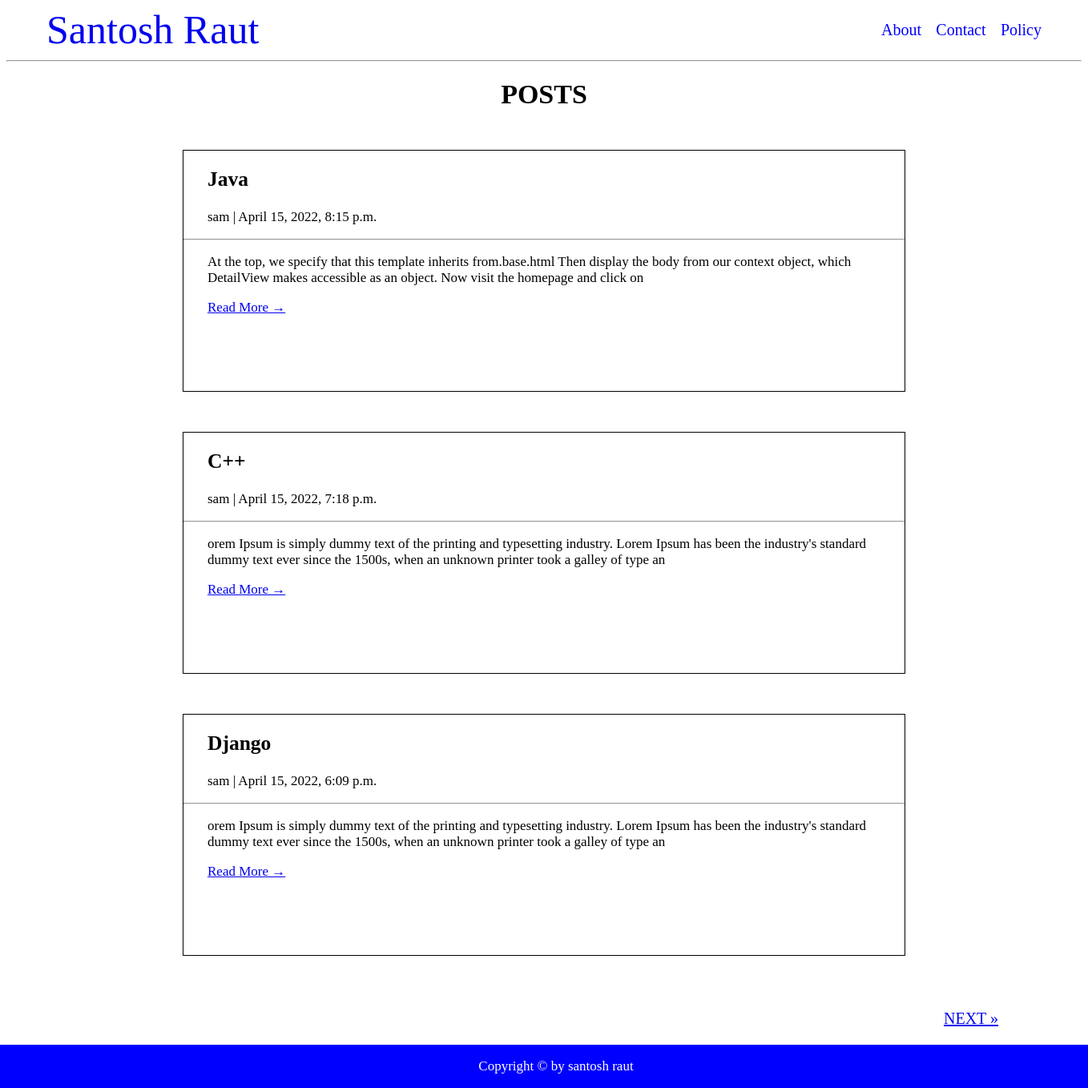
The page / on the database its author committed.
### blog/models.py (models this page shows, shortened)
class Post(models.Model):
    title = models.CharField(max_length=200, unique=True)
    slug = models.SlugField(max_length=200, unique=True)
    author = models.ForeignKey(User, on_delete=models.CASCADE, related_name='blog_posts')
    created_on = models.DateTimeField(auto_now_add=True)
    updated_on = models.DateTimeField(auto_now=True)
    status = models.IntegerField(choices=STATUS, default=0)
    content = models.TextField()
    class Meta:
        ordering = ['-created_on']

### blog/views.py (the view)
# urls.py: path('', views.PostList.as_view(), name='home'),
class PostList(generic.ListView):
    queryset = Post.objects.filter(status=1).order_by('-created_on')
    template_name = 'index.html'
    paginate_by = 3

### templates/index.html (shortened to what this page needs)
{% extends 'base.html' %}
{% block content %}
<h1 class="title">POSTS</h1>
{% for post in post_list %}
<div class="box">
    <h2>{{post.title}}</h2>
    <p>{{post.author}} | {{post.created_on}}</p>
    <hr>
    <p>{{post.content|slice:":200" }}</p>
    <a href="{% url 'post_detail' post.slug  %}" class="btn btn-primary">Read More &rarr;</a>
</div>
{% endfor %}
<div class="pagi">
    {% if is_paginated %}
    <ul class="pagination justify-content-center">
        {% if page_obj.has_next %}
        <li><a href="?page={{ page_obj.next_page_number }}" class="page-link"> NEXT &raquo;</a></li>
        {% endif %}
    </ul>
</div>
<div class="div"></div>
{% endif %}
{% endblock content %}

### templates/base.html (shortened to what this page needs)
<html lang="en">
<head>
</head>
<body>
    <nav>
        <div>
            <a class="logo" href="{% url 'home' %}">Santosh Raut</a>
        </div>
        <div>
            <ul>
                <li>About</li>
                <li>Contact</li>
                <li>Policy</li>
            </ul>
        </div>
    </nav>
    <hr>
    {% block content %}
    {% endblock content %}
    <footer>
        <p>Copyright &copy by santosh raut</p>
    </footer>
</body>
</html>

### templates/base.html (style rules this page uses)
body { font-size: 17px; }
nav { display: flex; justify-content: space-between; align-items: center; width: 100%; }
.logo { width: 300px; font-size: 50px; margin-left: 50px; text-decoration: none; }
ul { width: 200px; display: flex; justify-content: space-between; list-style-type: none; margin-right: 50px; }
li { color: blue; font-size: 20px; }
footer { position: fixed; left: 0; bottom: 0; width: 100%; background-color: blue; color: white; text-align: center; }

### templates/index.html (style rules this page uses)
.title { text-align: center; }
.box { border: 1px solid black; width: 900px; margin: 50px auto; height: 300px; }
.div { width: 100px; height: 50px; }
.box h2, p, a { margin-left: 30px; }
.pagi { margin-left: 1100px; }

### rows shown on the page
Post: title "Java", author "sam", created_on "April 15, 2022, 8:15 p.m.", content "At the top, we specify that this template inherits from.base.html Then display the body from our context object, which DetailView makes accessible as an object. Now visit the homepage and click on"
Post: title "C++", author "sam", created_on "April 15, 2022, 7:18 p.m.", content "orem Ipsum is simply dummy text of the printing and typesetting industry. Lorem Ipsum has been the industry's standard dummy text ever since the 1500s, when an unknown printer took a galley of type an"
Post: title "Django", author "sam", created_on "April 15, 2022, 6:09 p.m.", content "orem Ipsum is simply dummy text of the printing and typesetting industry. Lorem Ipsum has been the industry's standard dummy text ever since the 1500s, when an unknown printer took a galley of type an"
